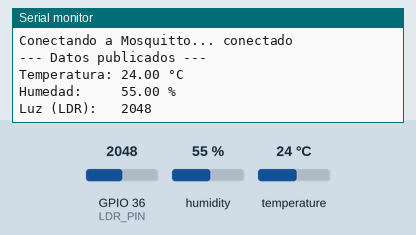
Bench run of a sketch on a simulated ESP32. Shown: the last lines printed to the serial monitor. Inputs (shaded band) come from the test bench; at power-on: humidity 55 %, GPIO 36 (LDR_PIN) = 2048, temperature 24 °C. WiFi joins after 1.5 s; servers stay silent unless stated; no MQTT or app messages arrive unless stated.

Above: at 2.7 s.
2.8 s: humidity set to 22 %
5.5 s: GPIO 36 (LDR_PIN) set to 2866
At 7.0 s:
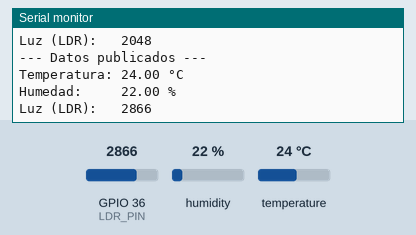
8.2 s: temperature set to 12 °C
At 10.7 s:
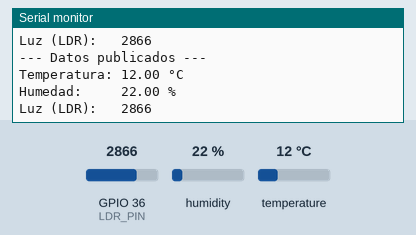
10.9 s: GPIO 36 (LDR_PIN) set to 3603
At 13.1 s:
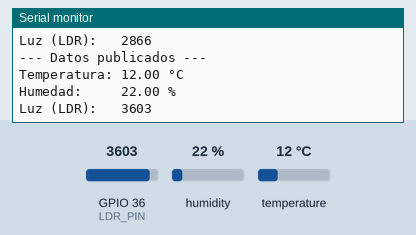
13.6 s: humidity set to 40 %
At 15.5 s:
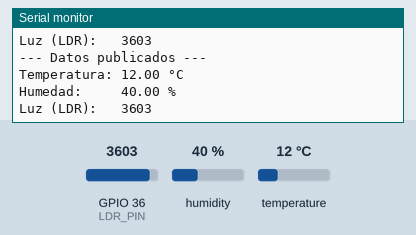
Timing chart, 0 to 17.0 s (numbered marks = the images above; inputs shaded):
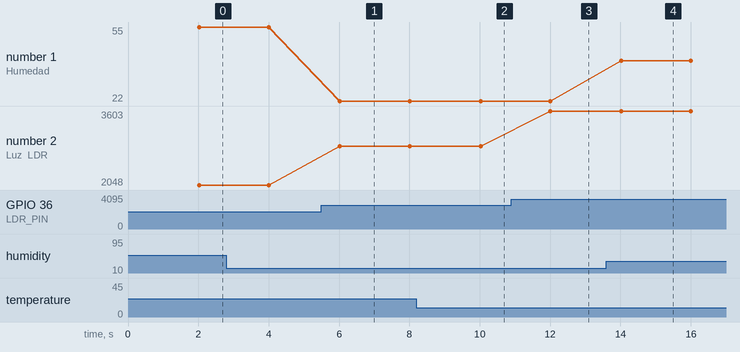

The sketch:

taller-codigo.ino
```cpp
#include <WiFi.h>
#include <PubSubClient.h>
#include <DHT.h> // Incluir la librería del DHT

// ======================================================
// CONFIGURACIÓN WIFI
// ======================================================

const char* WIFI_SSID = "ARTEFACTOS";
const char* WIFI_PASSWORD = "s^3sQ#9teskVgnb";

// ======================================================
// CONFIGURACIÓN MQTT
// ======================================================

const char* MQTT_SERVER = "10.110.0.2";
const int MQTT_PORT = 1883;

// Topics utilizados por el dashboard React.
const char* TOPIC_TEMPERATURA = "clima/esp32/temperatura";
const char* TOPIC_HUMEDAD = "clima/esp32/humedad";
const char* TOPIC_LUZ = "clima/esp32/luz";

// ======================================================
// CONFIGURACIÓN DE SENSORES
// ======================================================

// Definición de pines según especificaciones del laboratorio
#define DHTPIN 4       // DHT11 conectado al GPIO 4
#define DHTTYPE DHT11  // Definimos el tipo de sensor DHT
DHT dht(DHTPIN, DHTTYPE);

const int LDR_PIN = 36; // LDR conectada al divisor de voltaje en GPIO 32

WiFiClient wifiClient;
PubSubClient mqttClient(wifiClient);

// Enviar una lectura cada 2 segundos.
const unsigned long INTERVALO_ENVIO = 2000;
unsigned long ultimoEnvio = 0;

void conectarWiFi() {
  Serial.print("Conectando a WiFi");
  WiFi.begin(WIFI_SSID, WIFI_PASSWORD);

  while (WiFi.status() != WL_CONNECTED) {
    delay(500);
    Serial.print(".");
  }

  Serial.println();
  Serial.println("WiFi conectado");
  Serial.print("IP del ESP32: ");
  Serial.println(WiFi.localIP());
}

void conectarMQTT() {
  while (!mqttClient.connected()) {
    Serial.print("Conectando a Mosquitto...");

    // Crear un Client ID diferente para este ESP32.
    String clientId = "ESP32-";
    clientId += String(
      (uint32_t)(ESP.getEfuseMac() & 0xFFFFFFFF),
      HEX
    );

    if (mqttClient.connect(clientId.c_str())) {
      Serial.println(" conectado");
    } else {
      Serial.print(" error, rc=");
      Serial.print(mqttClient.state());
      Serial.println(". Reintentando en 2 segundos...");
      delay(2000);
    }
  }
}

// ======================================================
// LEER Y PUBLICAR SENSORES
// ======================================================

void publicarSensores() {
  // 1. Obtener la temperatura y 2. Humedad
  float temperatura = dht.readTemperature();
  float humedad = dht.readHumidity();

  // Validar si la lectura del DHT falló
  if (isnan(temperatura) || isnan(humedad)) {
    Serial.println("Error al leer del sensor DHT11!");
    return;
  }

  // 3. Obtener la lectura del sensor de iluminación (LDR)
  int valorLuz = analogRead(LDR_PIN);

  // 4 y 5. Preparar y publicar los valores mediante MQTT
  char bufferTemp[10];
  char bufferHumedad[10];
  char bufferLuz[10];

  // Convertir los valores numéricos a cadenas de texto (char array)
  dtostrf(temperatura, 4, 2, bufferTemp);
  dtostrf(humedad, 4, 2, bufferHumedad);
  sprintf(bufferLuz, "%d", valorLuz);

  mqttClient.publish(TOPIC_TEMPERATURA, bufferTemp);
  mqttClient.publish(TOPIC_HUMEDAD, bufferHumedad);
  mqttClient.publish(TOPIC_LUZ, bufferLuz);

  // 6. Mostrar las mediciones en el Monitor Serial
  Serial.println("--- Datos publicados ---");
  Serial.print("Temperatura: "); Serial.print(temperatura); Serial.println(" °C");
  Serial.print("Humedad:     "); Serial.print(humedad);     Serial.println(" %");
  Serial.print("Luz (LDR):   "); Serial.println(valorLuz);
}

void setup() {
  Serial.begin(115200);

  // Inicializar los sensores y configurar pines
  dht.begin();
  pinMode(LDR_PIN, INPUT);

  conectarWiFi();

  mqttClient.setServer(
    MQTT_SERVER,
    MQTT_PORT
  );
}

void loop() {
  // Si se pierde WiFi, volver a conectarse.
  if (WiFi.status() != WL_CONNECTED) {
    conectarWiFi();
  }

  // Si se pierde MQTT, volver a conectarse.
  if (!mqttClient.connected()) {
    conectarMQTT();
  }

  mqttClient.loop();

  // Publicar sensores cada 2 segundos (Corregido el operador de resta '-')
  if (millis() - ultimoEnvio >= INTERVALO_ENVIO) {
    ultimoEnvio = millis();
    publicarSensores();
  }
}
```

Measured:
- after the input at 5.5 s, the serial monitor: prints a new line after 0.53 s (image 1)
- after the input at 8.2 s, the serial monitor: prints a new line after 1.8 s (image 2)
- after the input at 10.9 s, the serial monitor: prints a new line after 1.1 s (image 3)
- after the input at 13.6 s, the serial monitor: prints a new line after 0.43 s (image 4)
- plotted number 1: 22 → 40 after the input at 13.6 s
- plotted number 2: 2048 → 2866 after the input at 5.5 s, 2866 → 3603 after the input at 10.9 s
